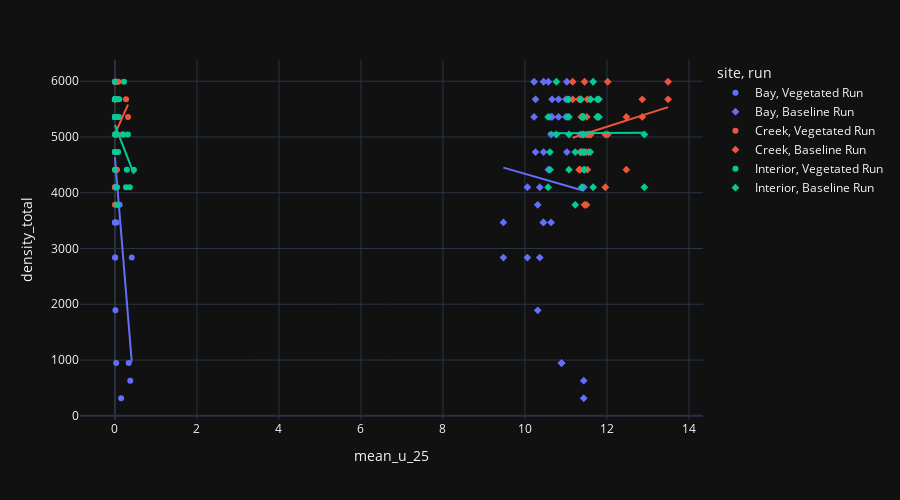

Notebook code cell kept with this figure:
### Code cell
fig = px.scatter(dff, x='mean_u_25', y='density_total', symbol='run', color='site', trendline='ols', template='plotly_dark')
#fig = px.scatter(base_df, x='mean_u_25', y='density_total', symbol='site', color='site')
fig.update_layout(
    height=500,
    autosize=True,)
fig.show()
